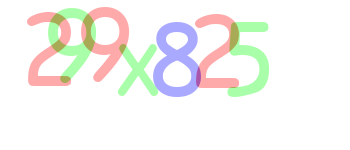
#> input picture stage3.png, 350 x 150 px, given in place of gray.jpg, which was not available
$ jupyter execute 08_Contours.ipynb   (text cells are left out)
#> lines starting #> are read from the running program, lines starting #| are printed output that depends on the picture; after the words box and inside, x2 and y2 are one past the last pixel; in counts of white or black regions, pixels touching at a corner belong together; long printed decimals are rounded; pictures that were not available may be replaced by others from this repository, and a replacement may not be noted
[cell 1]
from google.colab import files
uploaded = files.upload()
#> the answer given: stage3.png

[cell 2]
import cv2
import matplotlib.pyplot as plt

image = cv2.imread('gray.jpg')
#> image is the input picture: shape (150, 350, 3); mean B, G, R 241.4, 244.7, 245.4
image_gray = cv2.cvtColor(image, cv2.COLOR_BGR2GRAY)
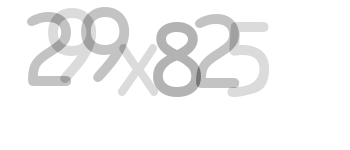
#> image_gray: shape (150, 350); min 120, max 255, mean 244.5
ret, thresh = cv2.threshold(image_gray, 127, 255, 0)
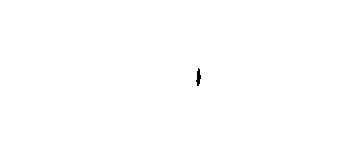
#> thresh: shape (150, 350); 99.9% white; 1 black region, box (x1, y1, x2, y2) and area: (196, 68, 201, 86) 54

plt.imshow(cv2.cvtColor(thresh, cv2.COLOR_GRAY2RGB))
plt.show()

contours = cv2.findContours(thresh, cv2.RETR_TREE, cv2.CHAIN_APPROX_SIMPLE)[0]
#> contours = 2 contours; box (x1, y1, x2, y2) and area: (0, 0, 350, 150) 52001, (195, 67, 202, 87) 72
image = cv2.drawContours(image, contours, -1, (0, 255, 0), 4)
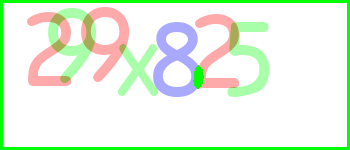
#> image: shape (150, 350, 3); 5.99% of pixels changed, all inside (x1, y1, x2, y2) = (0, 0, 350, 150)

plt.imshow(cv2.cvtColor(image, cv2.COLOR_BGR2RGB))
plt.show()

[cell 3]
from google.colab import files
uploaded = files.upload()
#> the answer given: stage4.png

[cell 4]
import cv2
import matplotlib.pyplot as plt

image = cv2.imread('number.png')
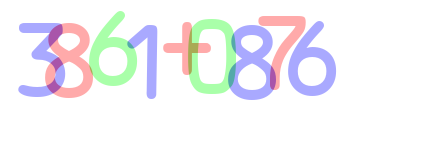
#> input picture stage4.png, 430 x 150 px, given in place of number.png, which was not available
#> image is the input picture: shape (150, 430, 3); mean B, G, R 245.4, 241.9, 242.7
image_number = cv2.cvtColor(image, cv2.COLOR_BGR2GRAY)
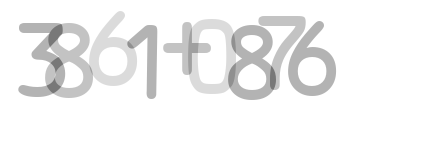
#> image_number: shape (150, 430); min 120, max 255, mean 242.5
ret, thresh = cv2.threshold(image_number, 230, 255, 0)
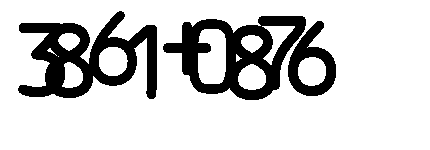
#> thresh: shape (150, 430); 80.8% white; 3 black regions, box (x1, y1, x2, y2) and area: (18, 11, 157, 99) 5573, (163, 16, 306, 100) 5218, (288, 21, 336, 96) 1612
thresh = cv2.bitwise_not(thresh)

plt.imshow(cv2.cvtColor(thresh, cv2.COLOR_GRAY2RGB))
plt.show()

contours = cv2.findContours(thresh, cv2.RETR_TREE, cv2.CHAIN_APPROX_SIMPLE)[0]
#> contours = 17 contours, 4 with area under 20; largest, box (x1, y1, x2, y2) and area: (163, 16, 306, 100) 7684, (18, 11, 157, 99) 6626, (288, 21, 336, 96) 2182, (197, 28, 227, 85) 1396, (98, 46, 129, 77) 728
image = cv2.drawContours(image, contours, -1, (0, 0, 255), 4)

plt.imshow(cv2.cvtColor(image, cv2.COLOR_BGR2RGB))
plt.show()

contour = contours[0]
#> contour = contour of 81 points, box (x1, y1, x2, y2) (288, 21, 336, 96), area 2182
x, y, w, h = cv2.boundingRect(contour)
#> x = 288; y = 21; w = 48; h = 75
image = cv2.rectangle(image, (x, y), (x + w, y + h), (0, 0, 255), 3)

plt.imshow(cv2.cvtColor(image, cv2.COLOR_BGR2RGB))
plt.show()

[cell 5]
import cv2
import matplotlib.pyplot as plt

image = cv2.imread('number.png')
image_number = cv2.cvtColor(image, cv2.COLOR_BGR2GRAY)
ret, thresh = cv2.threshold(image_number, 230 ,255, 0)
thresh = cv2.bitwise_not(thresh)

contours = cv2.findContours(thresh, cv2.RETR_TREE, cv2.CHAIN_APPROX_SIMPLE)[0]
image = cv2.drawContours(image, contours, -1, (0, 0, 255), 4)

plt.imshow(cv2.cvtColor(image, cv2.COLOR_BGR2RGB))
plt.show()

contour = contours[0]
hull = cv2.convexHull(contour)
#> hull = contour of 23 points, box (x1, y1, x2, y2) (288, 21, 336, 96), area 2512
image = cv2.drawContours(image, [hull], -1, (255, 0, 0), 4)

plt.imshow(cv2.cvtColor(image, cv2.COLOR_BGR2RGB))
plt.show()

[cell 6]
import cv2
import matplotlib.pyplot as plt

image = cv2.imread('number.png')
image_number = cv2.cvtColor(image, cv2.COLOR_BGR2GRAY)
ret, thresh = cv2.threshold(image_number, 230, 255, 0)
thresh = cv2.bitwise_not(thresh)

contours = cv2.findContours(thresh, cv2.RETR_TREE, cv2.CHAIN_APPROX_SIMPLE)[0]
image = cv2.drawContours(image, contours, -1, (0, 0, 255), 4)

plt.imshow(cv2.cvtColor(image, cv2.COLOR_BGR2RGB))
plt.show()

contour = contours[0]
epsilon = 0.01 * cv2.arcLength(contour, True)
#> epsilon = 2.24
approx = cv2.approxPolyDP(contour, epsilon, True)
#> approx = contour of 13 points, box (x1, y1, x2, y2) (288, 21, 336, 96), area 2085
image = cv2.drawContours(image, [approx], -1, (0, 255, 0), 4)
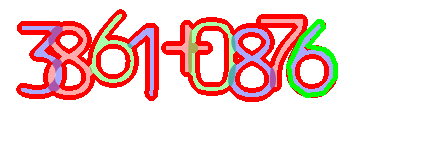
#> image: shape (150, 430, 3); mean B, G, R 209.8, 212.1, 244.6

plt.imshow(cv2.cvtColor(image, cv2.COLOR_BGR2RGB))
plt.show()

[cell 7]
import cv2
import matplotlib.pyplot as plt

image = cv2.imread('number.png')
image_number = cv2.cvtColor(image, cv2.COLOR_BGR2GRAY)
ret, thresh = cv2.threshold(image_number, 230, 255, 0)
thresh = cv2.bitwise_not(thresh)

contours = cv2.findContours(thresh, cv2.RETR_TREE, cv2.CHAIN_APPROX_SIMPLE)[0]
image = cv2.drawContours(image, contours, -1, (0, 0, 255), 4)

contour = contours[0]
area = cv2.contourArea(contour)
#> area = 2182
print(area)
#| 2182.0

length = cv2.arcLength(contour, True)
#> length = 223.6
print(length)
#| 223.622

M = cv2.moments(contour)
#> M = moments, m00 2182, centre m10/m00, m01/m00 = (311.2, 65.65)
print(M)
#> (printed output is left out)

plt.imshow(cv2.cvtColor(image, cv2.COLOR_BGR2RGB))
plt.show()
